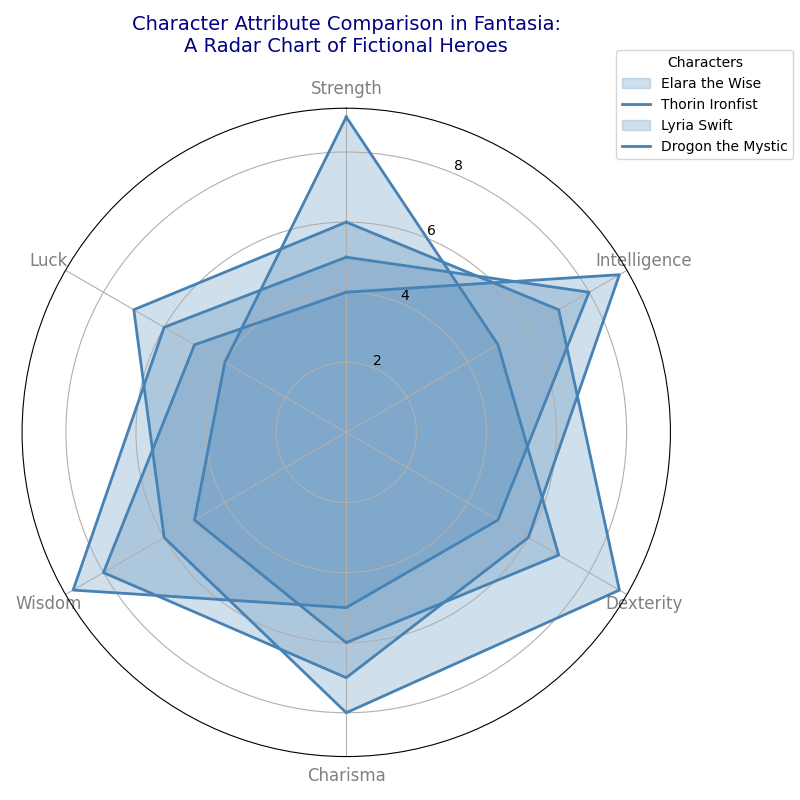

Recreate this plot in Python.
import matplotlib.pyplot as plt
import numpy as np

characters = ['Elara the Wise', 'Thorin Ironfist', 'Lyria Swift', 'Drogon the Mystic']
categories = ['Strength', 'Intelligence', 'Dexterity', 'Charisma', 'Wisdom', 'Luck']
num_categories = len(categories)

elara_attributes = [4, 9, 6, 7, 8, 5]
thorin_attributes = [9, 5, 7, 6, 5, 4]
lyria_attributes = [6, 7, 9, 8, 6, 7]
drogon_attributes = [5, 8, 5, 5, 9, 6]

data = [elara_attributes, thorin_attributes, lyria_attributes, drogon_attributes]
data_with_closure = [d + [d[0]] for d in data]

angles = np.linspace(0, 2 * np.pi, num_categories, endpoint=False).tolist()
angles += angles[:1]

fig, ax = plt.subplots(figsize=(8, 8), subplot_kw=dict(polar=True))
ax.set_theta_offset(np.pi / 2)
ax.set_theta_direction(-1)

single_color = '#4682B4'
for attribute_values in data_with_closure:
    ax.fill(angles, attribute_values, color=single_color, alpha=0.25)  # Fill area
    ax.plot(angles, attribute_values, color=single_color, linewidth=2)

plt.xticks(angles[:-1], categories, color='grey', size=12)
plt.title('Character Attribute Comparison in Fantasia:\nA Radar Chart of Fictional Heroes', size=14, color='navy', pad=20)
plt.legend(characters, loc='upper right', bbox_to_anchor=(1.2, 1.1), fontsize=10, title='Characters')
plt.tight_layout()
plt.show()
